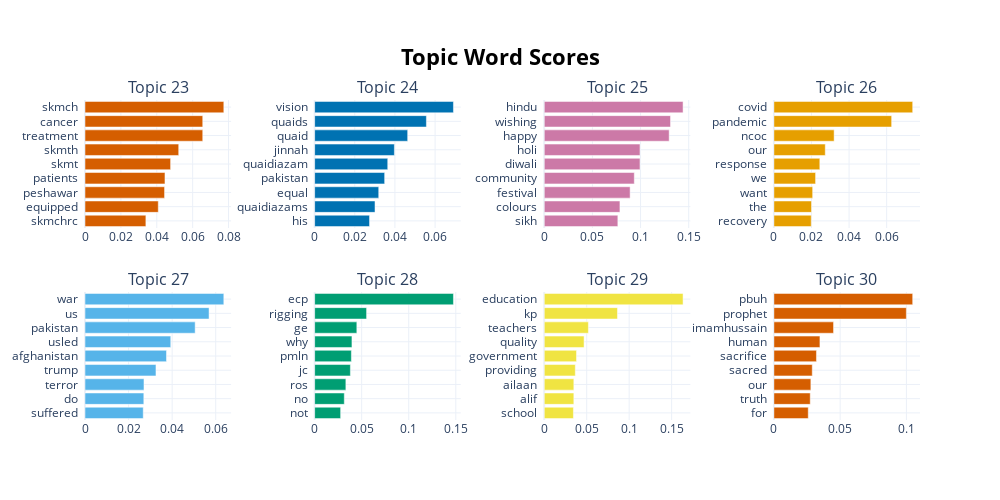

The notebook cell this image was saved under:
### Code cell
topic_model.visualize_barchart(topics = [23,24,25,26,27,28,29,30], n_words = 9)

### Figure 1 — Plotly figure (JSON) as saved in the notebook; plotly's stock layout.template omitted (floating-point values rounded to 4 significant figures)
{"data": [{"marker": {"color": "#D55E00"}, "orientation": "h", "type": "bar", "x": [0.03393, 0.04084, 0.04434, 0.04457, 0.0477, 0.05223, 0.06562, 0.06562, 0.07737], "xaxis": "x", "y": ["skmchrc  ", "equipped  ", "peshawar  ", "patients  ", "skmt  ", "skmth  ", "treatment  ", "cancer  ", "skmch  "], "yaxis": "y"}, {"marker": {"color": "#0072B2"}, "orientation": "h", "type": "bar", "x": [0.02735, 0.03008, 0.03192, 0.03488, 0.03641, 0.03972, 0.04634, 0.05567, 0.06914], "xaxis": "x2", "y": ["his  ", "quaidiazams  ", "equal  ", "pakistan  ", "quaidiazam  ", "jinnah  ", "quaid  ", "quaids  ", "vision  "], "yaxis": "y2"}, {"marker": {"color": "#CC79A7"}, "orientation": "h", "type": "bar", "x": [0.07643, 0.07859, 0.08917, 0.09352, 0.09942, 0.09942, 0.1297, 0.1311, 0.1442], "xaxis": "x3", "y": ["sikh  ", "colours  ", "festival  ", "community  ", "diwali  ", "holi  ", "happy  ", "wishing  ", "hindu  "], "yaxis": "y3"}, {"marker": {"color": "#E69F00"}, "orientation": "h", "type": "bar", "x": [0.01987, 0.02002, 0.02063, 0.02219, 0.02443, 0.02734, 0.03205, 0.06264, 0.07384], "xaxis": "x4", "y": ["recovery  ", "the  ", "want  ", "we  ", "response  ", "our  ", "ncoc  ", "pandemic  ", "covid  "], "yaxis": "y4"}, {"marker": {"color": "#56B4E9"}, "orientation": "h", "type": "bar", "x": [0.02673, 0.027, 0.02707, 0.03257, 0.03741, 0.03936, 0.05056, 0.05694, 0.06372], "xaxis": "x5", "y": ["suffered  ", "do  ", "terror  ", "trump  ", "afghanistan  ", "usled  ", "pakistan  ", "us  ", "war  "], "yaxis": "y5"}, {"marker": {"color": "#009E73"}, "orientation": "h", "type": "bar", "x": [0.02762, 0.03153, 0.03319, 0.03799, 0.03905, 0.03965, 0.04485, 0.0552, 0.1475], "xaxis": "x6", "y": ["not  ", "no  ", "ros  ", "jc  ", "pmln  ", "why  ", "ge  ", "rigging  ", "ecp  "], "yaxis": "y6"}, {"marker": {"color": "#F0E442"}, "orientation": "h", "type": "bar", "x": [0.03436, 0.03484, 0.03484, 0.03658, 0.038, 0.04689, 0.05198, 0.08623, 0.1635], "xaxis": "x7", "y": ["school  ", "alif  ", "ailaan  ", "providing  ", "government  ", "quality  ", "teachers  ", "kp  ", "education  "], "yaxis": "y7"}, {"marker": {"color": "#D55E00"}, "orientation": "h", "type": "bar", "x": [0.02595, 0.02744, 0.02792, 0.02897, 0.03214, 0.03476, 0.04503, 0.09997, 0.1048], "xaxis": "x8", "y": ["for  ", "truth  ", "our  ", "sacred  ", "sacrifice  ", "human  ", "imamhussain  ", "prophet  ", "pbuh  "], "yaxis": "y8"}], "layout": {"annotations": [{"font": {"size": 16}, "showarrow": false, "text": "Topic 23", "x": 0.0875, "xanchor": "center", "xref": "paper", "y": 1, "yanchor": "bottom", "yref": "paper"}, {"font": {"size": 16}, "showarrow": false, "text": "Topic 24", "x": 0.3625, "xanchor": "center", "xref": "paper", "y": 1, "yanchor": "bottom", "yref": "paper"}, {"font": {"size": 16}, "showarrow": false, "text": "Topic 25", "x": 0.6375, "xanchor": "center", "xref": "paper", "y": 1, "yanchor": "bottom", "yref": "paper"}, {"font": {"size": 16}, "showarrow": false, "text": "Topic 26", "x": 0.9125, "xanchor": "center", "xref": "paper", "y": 1, "yanchor": "bottom", "yref": "paper"}, {"font": {"size": 16}, "showarrow": false, "text": "Topic 27", "x": 0.0875, "xanchor": "center", "xref": "paper", "y": 0.4, "yanchor": "bottom", "yref": "paper"}, {"font": {"size": 16}, "showarrow": false, "text": "Topic 28", "x": 0.3625, "xanchor": "center", "xref": "paper", "y": 0.4, "yanchor": "bottom", "yref": "paper"}, {"font": {"size": 16}, "showarrow": false, "text": "Topic 29", "x": 0.6375, "xanchor": "center", "xref": "paper", "y": 0.4, "yanchor": "bottom", "yref": "paper"}, {"font": {"size": 16}, "showarrow": false, "text": "Topic 30", "x": 0.9125, "xanchor": "center", "xref": "paper", "y": 0.4, "yanchor": "bottom", "yref": "paper"}], "height": 500, "hoverlabel": {"bgcolor": "white", "font": {"family": "Rockwell", "size": 16}}, "showlegend": false, "title": {"font": {"color": "Black", "size": 22}, "text": "<b>Topic Word Scores", "x": 0.5, "xanchor": "center", "yanchor": "top"}, "width": 1000, "xaxis": {"anchor": "y", "domain": [0, 0.175], "showgrid": true}, "xaxis2": {"anchor": "y2", "domain": [0.275, 0.45], "showgrid": true}, "xaxis3": {"anchor": "y3", "domain": [0.55, 0.725], "showgrid": true}, "xaxis4": {"anchor": "y4", "domain": [0.825, 1], "showgrid": true}, "xaxis5": {"anchor": "y5", "domain": [0, 0.175], "showgrid": true}, "xaxis6": {"anchor": "y6", "domain": [0.275, 0.45], "showgrid": true}, "xaxis7": {"anchor": "y7", "domain": [0.55, 0.725], "showgrid": true}, "xaxis8": {"anchor": "y8", "domain": [0.825, 1], "showgrid": true}, "yaxis": {"anchor": "x", "domain": [0.6, 1], "showgrid": true}, "yaxis2": {"anchor": "x2", "domain": [0.6, 1], "showgrid": true}, "yaxis3": {"anchor": "x3", "domain": [0.6, 1], "showgrid": true}, "yaxis4": {"anchor": "x4", "domain": [0.6, 1], "showgrid": true}, "yaxis5": {"anchor": "x5", "domain": [0, 0.4], "showgrid": true}, "yaxis6": {"anchor": "x6", "domain": [0, 0.4], "showgrid": true}, "yaxis7": {"anchor": "x7", "domain": [0, 0.4], "showgrid": true}, "yaxis8": {"anchor": "x8", "domain": [0, 0.4], "showgrid": true}}}
